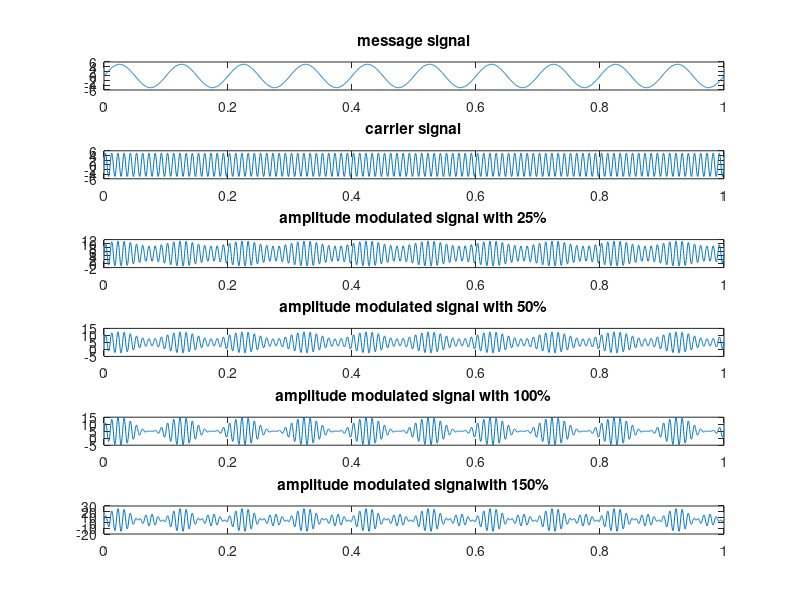
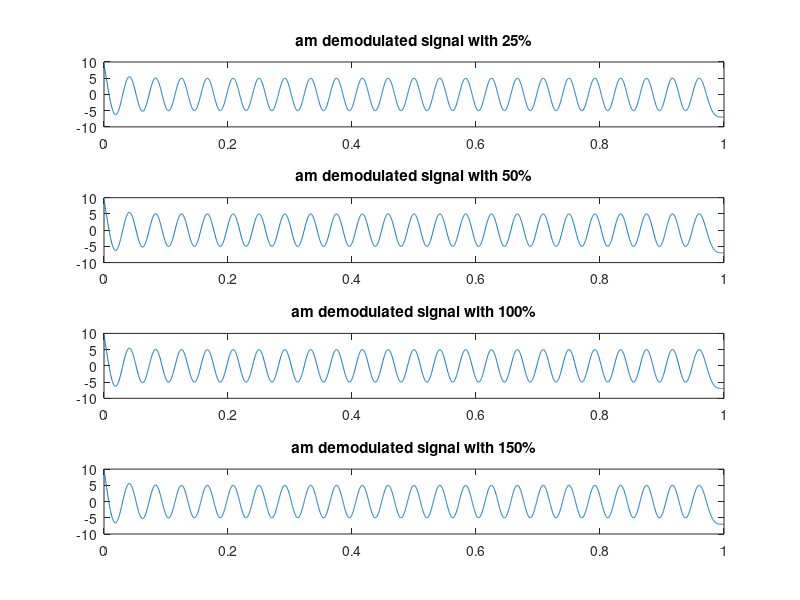

The MATLAB source for these figures, in order:
clc
clear all
close all
am=5;
ac=5;
f=10;
fc=10*f;
F=2*(fc + 2*f)*10;
T=1/F;
t=0:T:1;
fs=10000;
figure(1);
subplot(6,1,1);
xm=am*sin(2*pi*f*t);
plot(t,xm);
title('message signal');
xc=ac*sin(2*pi*fc*t);
subplot(6,1,2);
plot(t,xc);
title('carrier signal');
y1=ac+am*(1+0.25*sin(2*pi*f*t)).*sin(2*pi*fc*t);
subplot(6,1,3);
plot(t,y1)
title('amplitude modulated signal with 25%')
y2=ac+am*(1+0.5*sin(2*pi*f*t)).*sin(2*pi*fc*t);
subplot(6,1,4);
plot(t,y2)
title('amplitude modulated signal with 50%')
y3=ac+am*(1+1*sin(2*pi*f*t)).*sin(2*pi*fc*t);
subplot(6,1,5);
plot(t,y3)
title('amplitude modulated signal with 100%');
y4=ac+am*(1+3.1*sin(2*pi*f*t)).*sin(2*pi*fc*t);
subplot(6,1,6);
plot(t,y4)
title('amplitude modulated signalwith 150%')
figure(2)
demod1=amdemod(y1,fc,fs);
subplot(4,1,1);
plot(t,demod1);
title('am demodulated signal with 25%')
demod2=amdemod(y2,fc,fs);
subplot(4,1,2);
plot(t,demod2);
title('am demodulated signal with 50%')

demod3=amdemod(y3,fc,fs);
subplot(4,1,3);
plot(t,demod3);
title('am demodulated signal with 100%')
demod4=amdemod(y4,fc,fs);
subplot(4,1,4);
plot(t,demod4);
title('am demodulated signal with 150%')